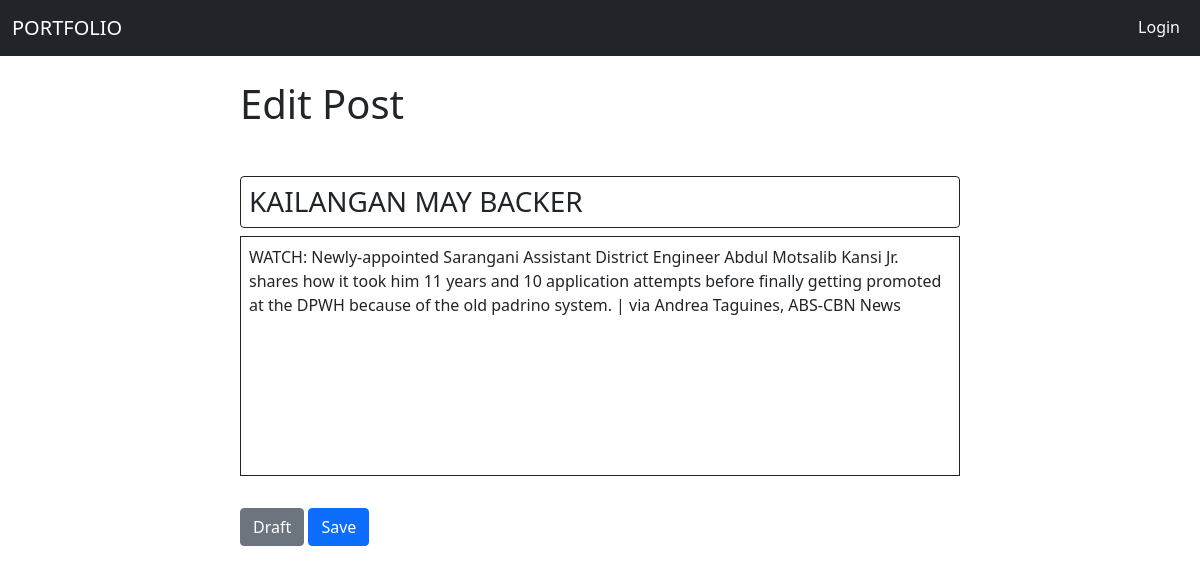
/views/pages/createPost.php?edit=true&id=1, run on the app's committed database.
### tables this page shows
CREATE TABLE `posts` (
  `id` int(11) NOT NULL AUTO_INCREMENT,
  `title` varchar(255) NOT NULL,
  `body` longtext NOT NULL,
  `creator_id` int(11) NOT NULL,
  `created_at` datetime DEFAULT current_timestamp(),
  PRIMARY KEY (`id`)
);

### models/crud.php (called while the page is built, shortened)
<?php
include 'config.php';
function query($sql, $data=null) {
    global $db;
    $stmt = $db->prepare($sql);
    $stmt->execute($data);
    return $stmt;
}

### views/pages/createPost.php (the view, shortened to what this page needs)
<?php
include '../../models/auth.php';
include_once '../../models/crud.php';
if(isset($_GET['edit'])){
    $header = "Edit";
    $submit = "Save";
    $postId = $_GET['id'];
    $sql = "select * from posts where id=?";
    $data = [$postId];
    $post = query($sql,$data)->fetch();
    $title = $post['title'];
    $body = $post['body'];
}
?>
<!DOCTYPE html>
<html lang="en">
<head>
    <link rel="stylesheet" href="https://cdn.jsdelivr.net/npm/bootstrap@5.0.1/dist/css/bootstrap.min.css">
    <link rel="stylesheet" href="https://cdnjs.cloudflare.com/ajax/libs/font-awesome/7.0.1/css/all.min.css">
</head>
<body>
    <div id="navbar-section">
        <?php include '../components/navbar.php' ?>
    </div>
<div class="d-flex flex-column mb-4 align-items-center">
    <div class="pt-4 px-4 w-100" style="max-width:768px;">
        <form id="createPostForm" action="../../models/crud_handler.php" method="post">
        <h1 class="mb-5"><?=$header?> Post</h1>
        <h3 id="title-input" class="border border-dark p-2 rounded" contenteditable="true" required><?=$title?></h3>
        <p id="body-input" class="border border-dark p-2" style="min-height:15rem;" contenteditable="true"><?=$body?></p>
        <button class="btn btn-secondary mt-3">Draft</button>
        <button class="btn btn-primary mt-3"><?=$submit?></button>
        </form>
    </div>
</div>
</body>
</html>

### data on the page
posts: title "KAILANGAN MAY BACKER", body "WATCH: Newly-appointed Sarangani Assistant District Engineer Abdul Motsalib Kansi Jr. shares how it took him 11 years and 10 application attempts before finally getting promoted at the DPWH because of the old padrino system. | via Andrea Taguines, ABS-CBN News"

### other printed values
$header "Edit"
$submit "Save"
